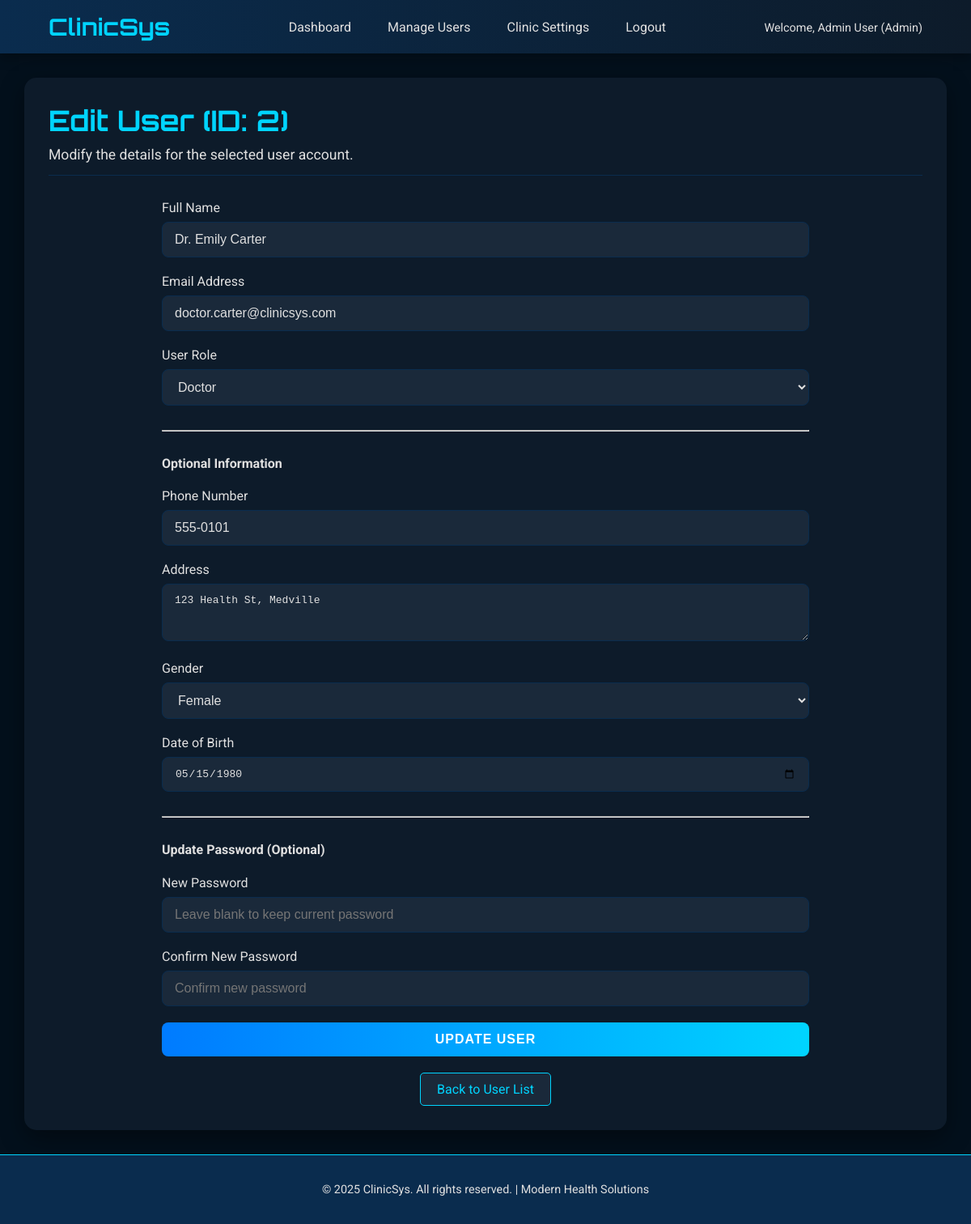
Screenshot of /edit_user.php?user_id=2 (signed in) with the database file from the repository.
### tables this page shows
CREATE TABLE IF NOT EXISTS `users` (
  `id` INT AUTO_INCREMENT PRIMARY KEY,
  `nom` VARCHAR(255) NOT NULL COMMENT 'Full name of the user',
  `email` VARCHAR(255) NOT NULL UNIQUE COMMENT 'Email address, used for login',
  `mot_de_passe` VARCHAR(255) NOT NULL COMMENT 'Hashed password',
  `phone` VARCHAR(50) DEFAULT NULL COMMENT 'Phone number',
  `address` TEXT DEFAULT NULL COMMENT 'Physical address',
  `gender` ENUM('Male', 'Female', 'Other') DEFAULT NULL,
  `date_of_birth` DATE DEFAULT NULL,
  `role` ENUM('patient', 'doctor', 'nurse', 'admin') NOT NULL COMMENT 'Role of the user in the system',
  `created_at` TIMESTAMP DEFAULT CURRENT_TIMESTAMP,
  `updated_at` TIMESTAMP DEFAULT CURRENT_TIMESTAMP ON UPDATE CURRENT_TIMESTAMP
);

### edit_user.php (the view, shortened to what this page needs)
<?php
require_once 'includes/db.php';
require_once 'includes/header.php';
$page_title = "Edit User";
$user_id_to_edit = isset($_GET['user_id']) ? (int)$_GET['user_id'] : 0;
$user_details = [];
$error_message = '';
$success_message = '';
if ($user_id_to_edit > 0) {
    $stmt_fetch = $conn->prepare("SELECT nom, email, role, phone, address, gender, date_of_birth FROM users WHERE id = ?");
    if ($stmt_fetch) {
        $stmt_fetch->bind_param("i", $user_id_to_edit);
        $stmt_fetch->execute();
        $result = $stmt_fetch->get_result();
        if ($result->num_rows === 1) {
            $user_details = $result->fetch_assoc();
        } else {
            $error_message = "User not found.";
        }
    } else {
        $error_message = "Database error preparing to fetch user details.";
    }
} else {
    $error_message = "No user ID provided.";
}
?>
<div class="dashboard-header">
    <h1><?php echo $page_title; ?> (ID: <?php echo $user_id_to_edit; ?>)</h1>
    <p>Modify the details for the selected user account.</p>
</div>
<?php if (!empty($user_details) && empty($success_message)):  ?>
<div class="form-container" style="max-width: 800px; margin: 20px auto;">
    <form action="edit_user.php?user_id=<?php echo $user_id_to_edit; ?>" method="POST" class="dashboard-form animated-form">
        <div class="form-group">
            <label for="name">Full Name</label>
            <input type="text" id="name" name="name" value="<?php echo htmlspecialchars($user_details['nom']); ?>" required>
        </div>
        <div class="form-group">
            <label for="email">Email Address</label>
            <input type="email" id="email" name="email" value="<?php echo htmlspecialchars($user_details['email']); ?>" required>
        </div>
        <div class="form-group">
            <label for="role">User Role</label>
            <select id="role" name="role" required>
                <option value="doctor" <?php echo ($user_details['role'] === 'doctor') ? 'selected' : ''; ?>>Doctor</option>
            </select>
        </div>
        <hr style="border-color: var(--primary-color-dark); margin: 30px 0;">
        <h4>Optional Information</h4>
        <div class="form-group">
            <label for="phone">Phone Number</label>
            <input type="tel" id="phone" name="phone" value="<?php echo htmlspecialchars($user_details['phone'] ?? ''); ?>" placeholder="e.g., 555-1234">
        </div>
        <div class="form-group">
            <label for="address">Address</label>
            <textarea id="address" name="address" rows="3" placeholder="Enter full address"><?php echo htmlspecialchars($user_details['address'] ?? ''); ?></textarea>
        </div>
        <div class="form-group">
            <label for="gender">Gender</label>
            <select id="gender" name="gender">
                <option value="Female" <?php echo ($user_details['gender'] ?? '') === 'Female' ? 'selected' : ''; ?>>Female</option>
            </select>
        </div>
        <div class="form-group">
            <label for="dob">Date of Birth</label>
            <input type="date" id="dob" name="dob" value="<?php echo htmlspecialchars($user_details['date_of_birth'] ?? ''); ?>">
        </div>
        <hr style="border-color: var(--primary-color-dark); margin: 30px 0;">
        <h4>Update Password (Optional)</h4>
        <div class="form-group">
            <label for="password">New Password</label>
            <input type="password" id="password" name="password" placeholder="Leave blank to keep current password">
        </div>
        <div class="form-group">
            <label for="confirm_password">Confirm New Password</label>
            <input type="password" id="confirm_password" name="confirm_password" placeholder="Confirm new password">
        </div>
        <button type="submit" class="btn-login">Update User</button>
    </form>
</div>
<?php elseif (empty($error_message)):  ?>
<?php endif; ?>
<div style="text-align: center; margin-top: 20px;">
    <a href="manage_users.php" class="btn-secondary">Back to User List</a>
</div>
<?php
require_once 'includes/footer.php';
?>

### css/style.css (style rules this page uses)
:root { --primary-color: #007bff; --secondary-color: #0A2C4E; --accent-color: #00D4FF; --text-color: #E0E0E0; --text-dark: #333333; --bg-light: #FFFFFF; --bg-dark: #03101C; --bg-panel: #0D1B2A; --border-color: #0056b3; --input-bg: #1A293A; --input-border: #007bff; --font-primary: 'Roboto', sans-serif; --font-headings: 'Orbitron', sans-serif; }
body { font-family: var(--font-primary); margin: 0; padding: 0; background-color: var(--bg-dark); color: var(--text-color); display: flex; justify-content: center; align-items: center; min-height: 100vh; overflow: hidden; }
.btn-login { width: 100%; padding: 15px; background: linear-gradient(90deg, var(--primary-color) 0%, var(--accent-color) 100%); border: none; border-radius: 8px; color: var(--bg-light); font-size: 1.1em; font-weight: bold; cursor: pointer; transition: transform 0.2s ease, box-shadow 0.3s ease; text-transform: uppercase; letter-spacing: 1px; }

### css/dashboard_style.css (style rules this page uses)
body { display: flex; flex-direction: column; align-items: stretch; background-color: var(--bg-dark); min-height: 100vh; }
.dashboard-header { margin-bottom: 30px; padding-bottom: 15px; border-bottom: 1px solid var(--secondary-color); }
.dashboard-header h1 { font-family: var(--font-headings); color: var(--accent-color); margin: 0 0 10px 0; font-size: 2.2em; }
.dashboard-header p { color: var(--text-light); font-size: 1.1em; margin: 0; }
.dashboard-form .form-group { margin-bottom: 20px; }
.dashboard-form label { display: block; color: var(--text-color); margin-bottom: 8px; font-family: var(--font-primary); }
.dashboard-form input[type="text"], .dashboard-form input[type="email"], .dashboard-form input[type="password"], .dashboard-form input[type="date"], .dashboard-form input[type="time"], .dashboard-form input[type="tel"], .dashboard-form input[type="number"], .dashboard-form select, .dashboard-form textarea { width: 100%; padding: 12px 15px; background-color: var(--input-bg); border: 1px solid var(--secondary-color); border-radius: 8px; color: var(--text-color); font-size: 1em; transition: border-color 0.3s ease, box-shadow 0.3s ease; box-sizing: border-box; }
.dashboard-form button[type="submit"], .dashboard-form .btn-login { padding: 12px 25px; background: linear-gradient(90deg, var(--primary-color) 0%, var(--accent-color) 100%); border: none; border-radius: 8px; color: var(--bg-light); font-size: 1em; font-weight: bold; cursor: pointer; transition: transform 0.2s ease, box-shadow 0.3s ease; text-transform: uppercase; display: inline-block; text-align: center; }
.btn-secondary { padding: 10px 20px; background-color: var(--input-bg); color: var(--accent-color); border: 1px solid var(--accent-color); border-radius: 5px; text-decoration: none; transition: background-color 0.3s, color 0.3s; display: inline-block; text-align: center; }
.animated-form { animation: fadeInUpForm 0.8s ease-out 0.2s backwards; }

### rows the page displays
users: name "Dr. Emily Carter", email "doctor.carter@clinicsys.com", role "Doctor", phone "555-0101", address "123 Health St, Medville", gender "Female", dob "05/15/1980"

### other values shown
$title "Dashboard"
$title "Manage Users"
$title "Clinic Settings"
$title "Logout"
$user_name "Admin User"
$user_role "Admin"
$page_title "Edit User"
$user_id_to_edit "2"
